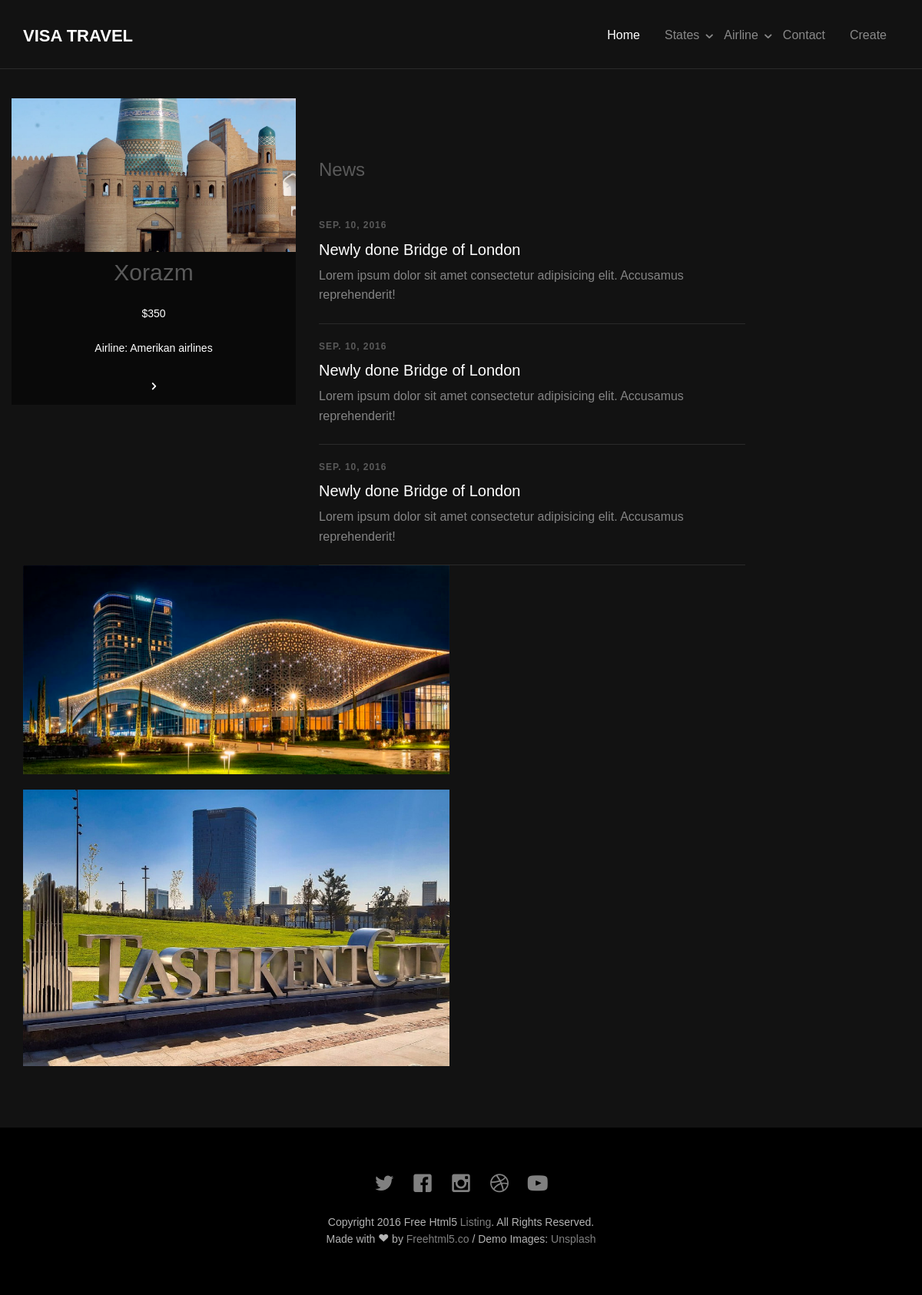
The page /airline/2/ on the database as committed earlier.
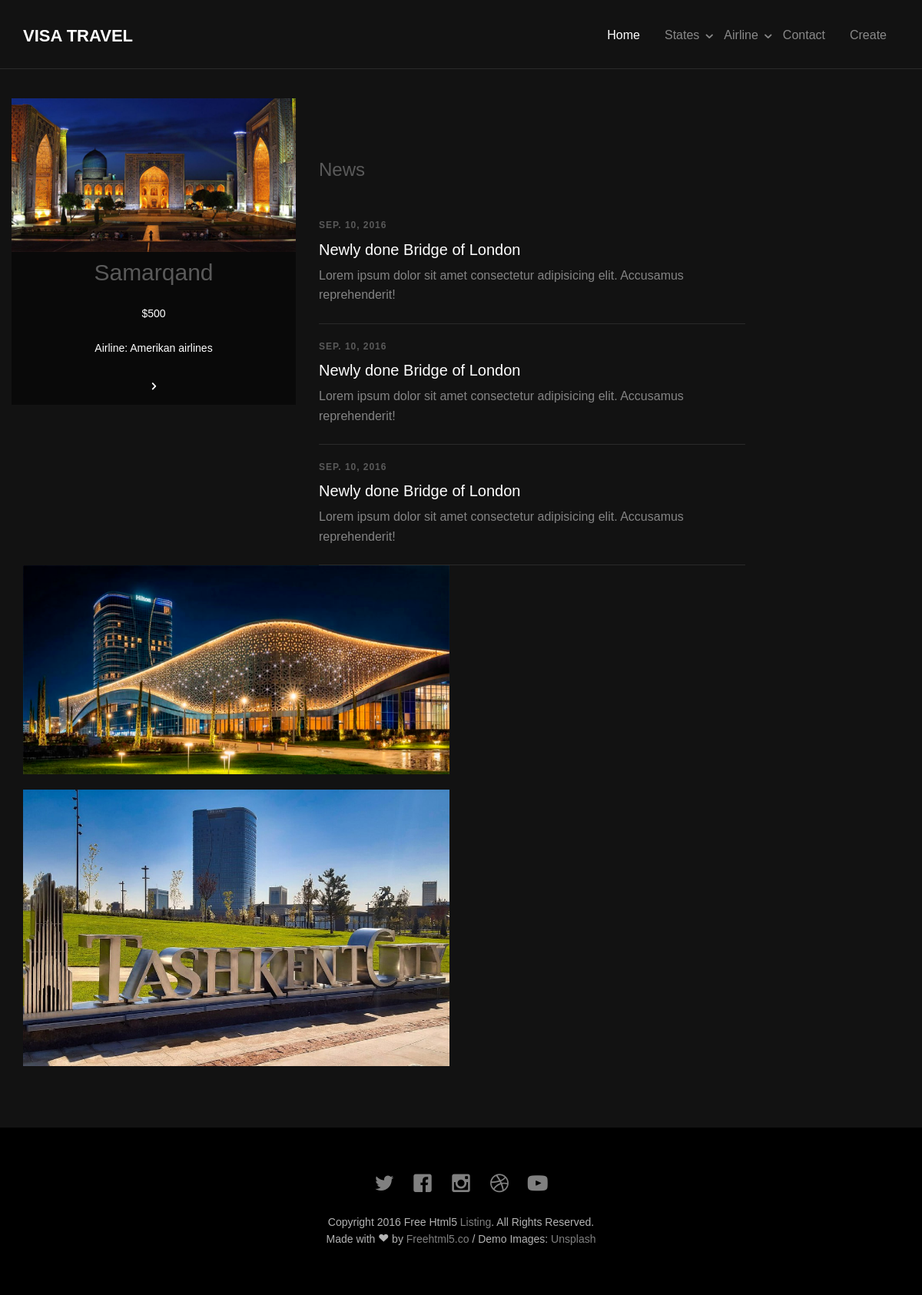
The same page on the database as committed later.
### loyiha_app/models.py (models this page shows, shortened)
class Country(models.Model):
    country = models.CharField(max_length=100)
    airline = models.ForeignKey(Airline, on_delete=models.CASCADE, related_name="country")
    price = models.PositiveIntegerField()
    image = models.ImageField(upload_to="country_image", null=True)
    text = models.TextField(max_length=2000, null=True)

class Airline(models.Model):
    air_name = models.CharField(max_length=100)
    image = models.ImageField(upload_to="country_image", null=True)
    text = models.TextField(max_length=2000, null=True)
    def __str__(self) -> str:
        return f"{self.air_name}"

### loyiha_app/views.py (the view)
# urls.py: path('airline/<int:id>/', airline_detail, name='airline_page'),
def airline_detail(request, id):
    airlines = Airline.objects.all()
    states = States.objects.all()
    airline = get_object_or_404(Airline, id=id)
    countrys = airline.country.all()
    return render(request, 'airline.html', {'airline': airline, 'airlines': airlines, 'states': states, "country":countrys})

### templates/airline.html
{% extends 'base.html' %}
{% block content %}
<section class="py-5">
    {% for counts in country %}
            <div class="col-md-4 col-sm-4 fh5co-item-wrap">
                <a class="fh5co-listing-item" href="{% url "batafsil_page" counts.id %}">
                    <img src="{{counts.image.url}}" alt="Free HTML5 Bootstrap Template by FreeHTML5.co" class="img-responsive fh5co-img">
                    <div class="fh5co-listing-copy">
                        <h2>{{counts.country}}</h2>
                        <h5 style="color:white">${{counts.price}}</h5>
                        <h5 style="color:white">Airline: {{counts.airline}}</h5>
                        <span class="icon">
                            <i class="icon-chevron-right"></i>
                        </span>
                    </div>
                </a>
            </div>
            {% endfor %}
</section>
{% endblock content %}

Rows that differ between the two databases and show on the page:
removed Country: image (picture), country "Xorazm", price "350", airline "Amerikan airlines"
added Country: image (picture), country "Samarqand", price "500", airline "Amerikan airlines"
